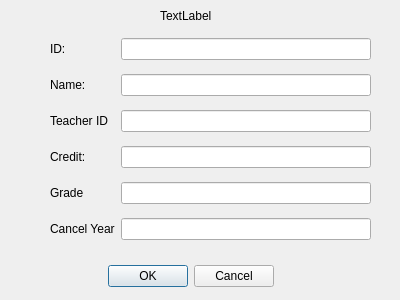
<?xml version="1.0" encoding="UTF-8"?>
<ui version="4.0">
 <class>updateCourseDialog</class>
 <widget class="QDialog" name="updateCourseDialog">
  <property name="geometry">
   <rect>
    <x>0</x>
    <y>0</y>
    <width>400</width>
    <height>300</height>
   </rect>
  </property>
  <property name="windowTitle">
   <string>Dialog</string>
  </property>
  <widget class="QWidget" name="layoutWidget">
   <property name="geometry">
    <rect>
     <x>50</x>
     <y>30</y>
     <width>321</width>
     <height>221</height>
    </rect>
   </property>
   <layout class="QGridLayout" name="gridLayout">
    <item row="5" column="1">
     <widget class="QLineEdit" name="class_2"/>
    </item>
    <item row="0" column="0">
     <widget class="QLabel" name="label_2">
      <property name="text">
       <string>ID:</string>
      </property>
     </widget>
    </item>
    <item row="1" column="0">
     <widget class="QLabel" name="label_3">
      <property name="text">
       <string>Name:</string>
      </property>
     </widget>
    </item>
    <item row="3" column="1">
     <widget class="QLineEdit" name="age"/>
    </item>
    <item row="5" column="0">
     <widget class="QLabel" name="label_7">
      <property name="text">
       <string>Cancel Year</string>
      </property>
     </widget>
    </item>
    <item row="2" column="0">
     <widget class="QLabel" name="label_4">
      <property name="text">
       <string>Teacher ID</string>
      </property>
     </widget>
    </item>
    <item row="4" column="0">
     <widget class="QLabel" name="label_6">
      <property name="text">
       <string>Grade</string>
      </property>
     </widget>
    </item>
    <item row="4" column="1">
     <widget class="QLineEdit" name="year"/>
    </item>
    <item row="3" column="0">
     <widget class="QLabel" name="label_5">
      <property name="text">
       <string>Credit:</string>
      </property>
     </widget>
    </item>
    <item row="1" column="1">
     <widget class="QLineEdit" name="name"/>
    </item>
    <item row="0" column="1">
     <widget class="QLineEdit" name="id">
      <property name="readOnly">
       <bool>true</bool>
      </property>
     </widget>
    </item>
    <item row="2" column="1">
     <widget class="QLineEdit" name="lineEdit"/>
    </item>
   </layout>
  </widget>
  <widget class="QDialogButtonBox" name="buttonBox">
   <property name="geometry">
    <rect>
     <x>20</x>
     <y>260</y>
     <width>341</width>
     <height>32</height>
    </rect>
   </property>
   <property name="orientation">
    <enum>Qt::Horizontal</enum>
   </property>
   <property name="standardButtons">
    <set>QDialogButtonBox::Cancel|QDialogButtonBox::Ok</set>
   </property>
   <property name="centerButtons">
    <bool>true</bool>
   </property>
  </widget>
  <widget class="QLabel" name="title">
   <property name="geometry">
    <rect>
     <x>160</x>
     <y>10</y>
     <width>54</width>
     <height>12</height>
    </rect>
   </property>
   <property name="text">
    <string>TextLabel</string>
   </property>
  </widget>
 </widget>
 <resources/>
 <connections/>
</ui>
